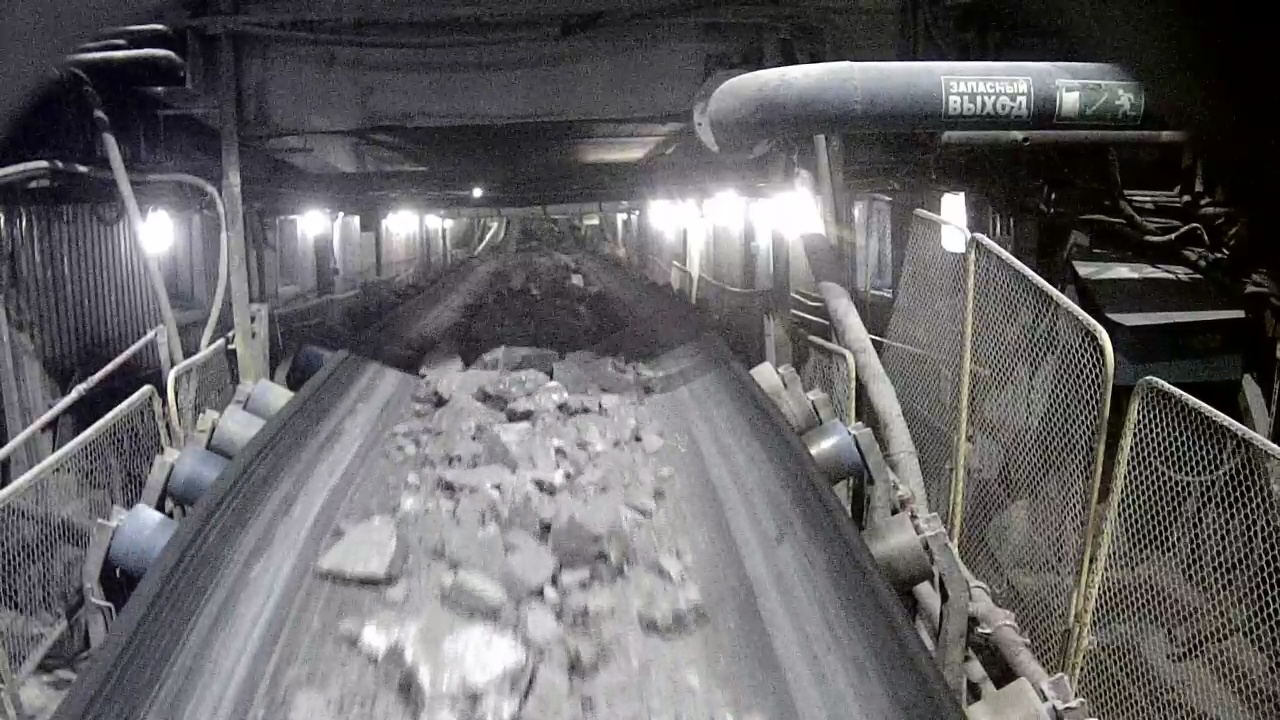
#> input picture images/grain.jpg, 1280 x 720 px, given in place of fulltest.mp4, which was not available
$ python main.py
#> lines starting #> are read from the running program, lines starting #| are printed output that depends on the picture; after the words box and inside, x2 and y2 are one past the last pixel; in counts of white or black regions, pixels touching at a corner belong together; pictures that were not available may be replaced by others from this repository, and a replacement may not be noted
import cv2
import sys
import numpy as np
from matplotlib import pyplot as plt
from scipy import ndimage
from skimage import io, color, measure
#
# img = cv2.imread('images/grain (2).jpg', 0)
#
# if img is None:
#     sys.exit("Could not read the image.")
#
#
# cv2.imshow('lol', rgb)
# cv2.waitKey(0)

pixels_to_mm = 2

cap = cv2.VideoCapture('videos/fulltest.mp4')

while True:
    success, imgorig = cap.read()
#> imgorig is the input picture: shape (720, 1280, 3); mean B, G, R 101.5, 99.3, 100.9
    img = cv2.cvtColor(imgorig, cv2.COLOR_BGR2GRAY)
    blur = cv2.GaussianBlur(img, (11,11), 0)
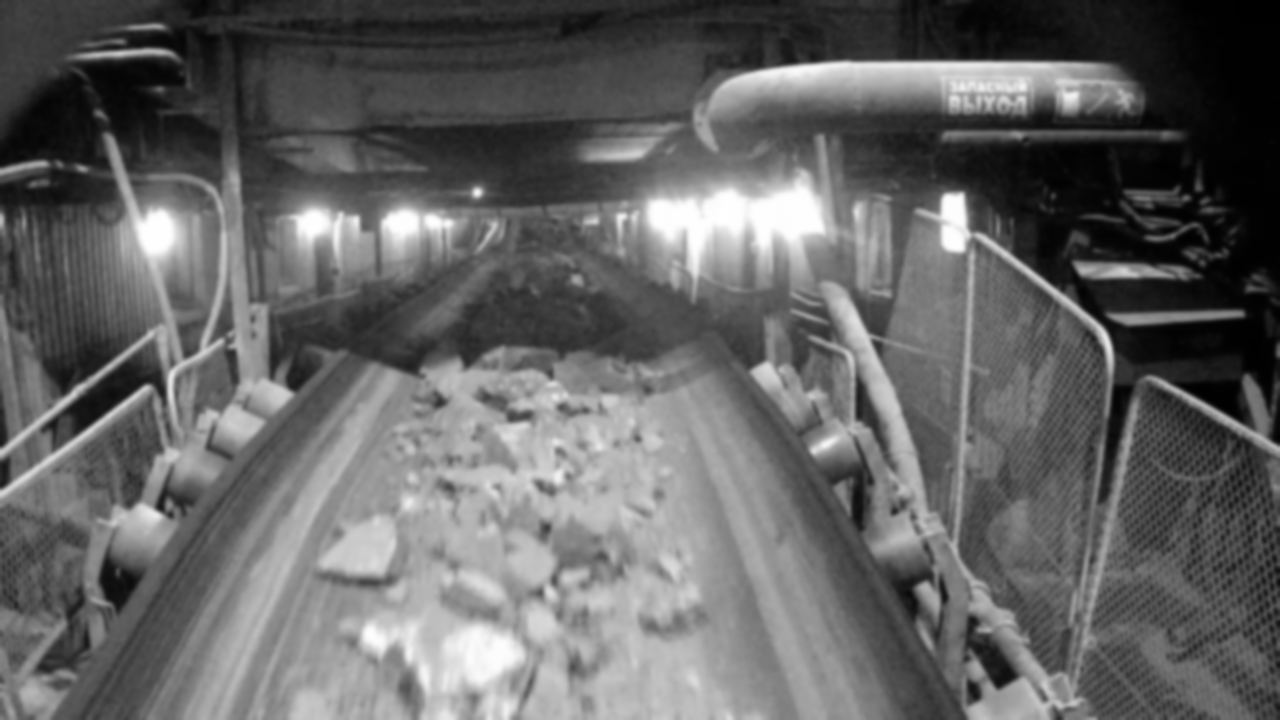
#> blur: shape (720, 1280); min 0, max 255, mean 100
    canny = cv2.Canny(blur, 2, 47, 3)
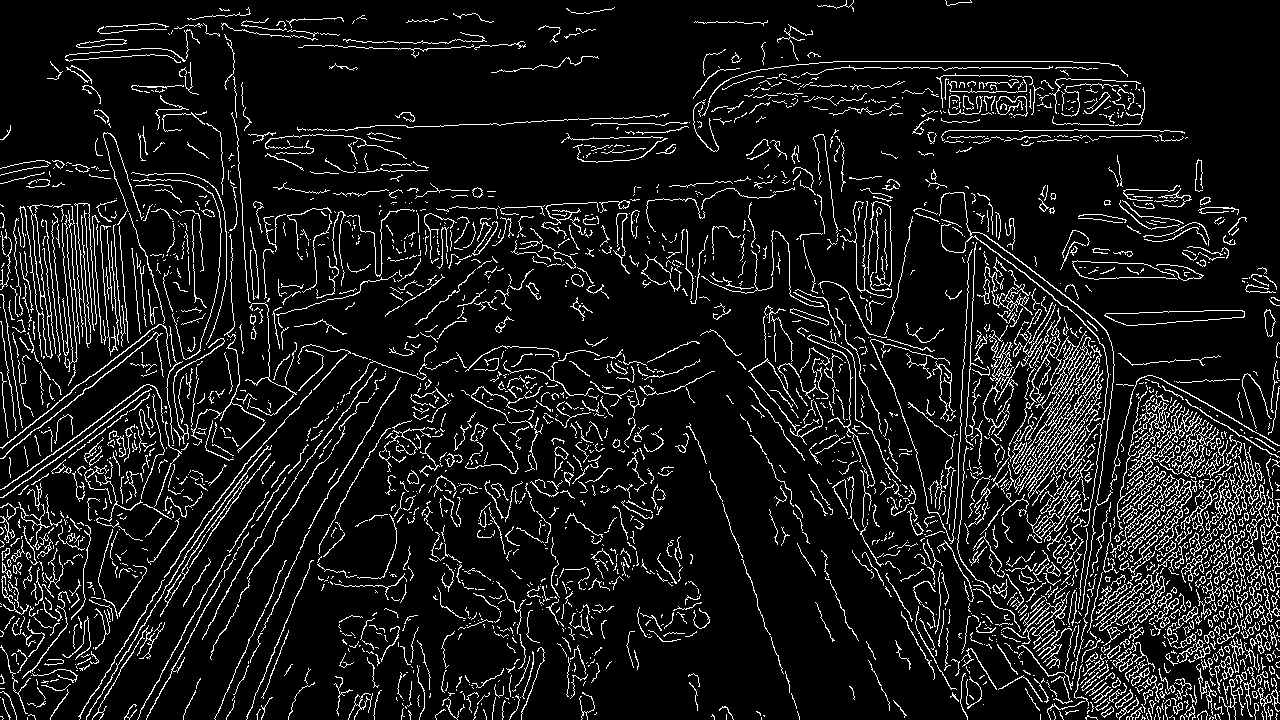
#> canny: shape (720, 1280); 9.6% white in thin lines or dots

    dilated = cv2.dilate(canny, (1, 1), iterations = 3)
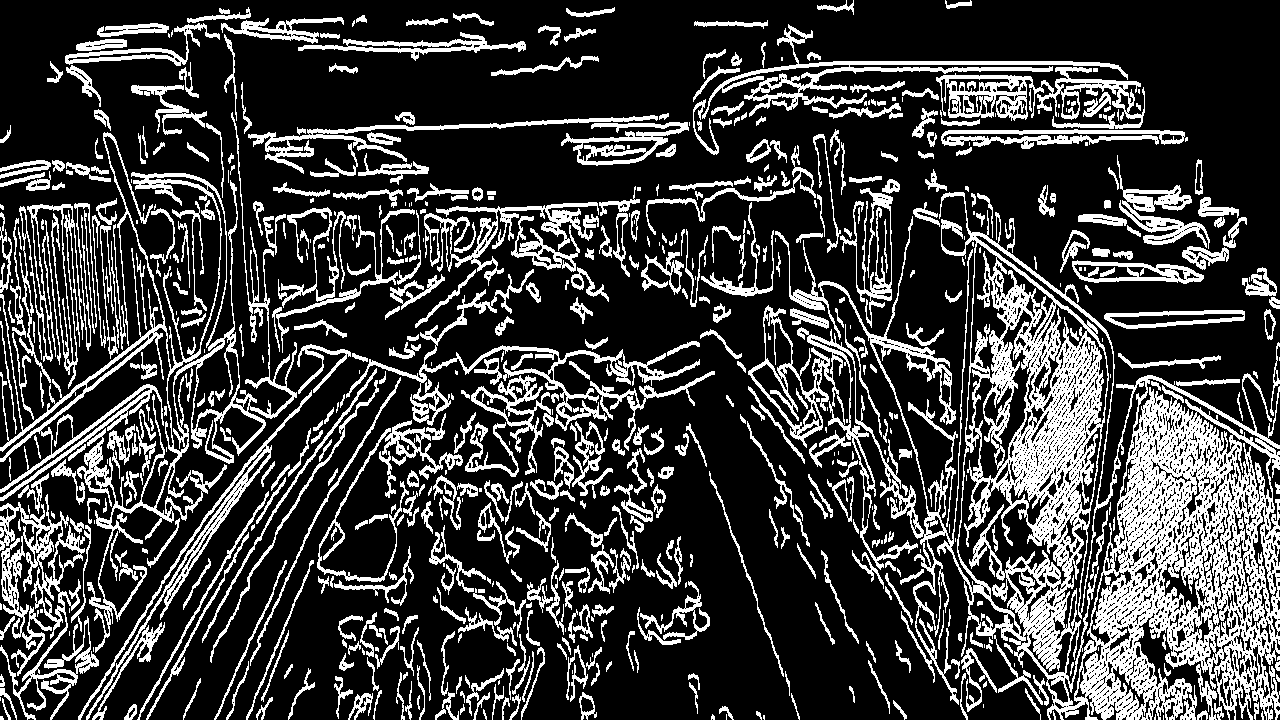
#> dilated: shape (720, 1280); 24.2% white; 708 white regions (176 under 20 px)

    (cnt, hierarchy) = cv2.findContours(dilated[550:,450:1150].copy(), cv2.RETR_EXTERNAL, cv2.CHAIN_APPROX_NONE)
#> cnt = 134 contours, 57 with area under 20; largest, box (x1, y1, x2, y2) and area: (499, 0, 700, 170) 18148, (451, 0, 509, 155) 1558, (190, 31, 260, 90) 628, (511, 98, 547, 162) 367, (23, 31, 76, 87) 304
    rgb = cv2.cvtColor(imgorig, cv2.COLOR_BGR2RGB)
    cv2.drawContours(rgb[550:,450:1150], cnt, -1, (0,0,255), 1)

    cv2.imshow('lol',rgb)
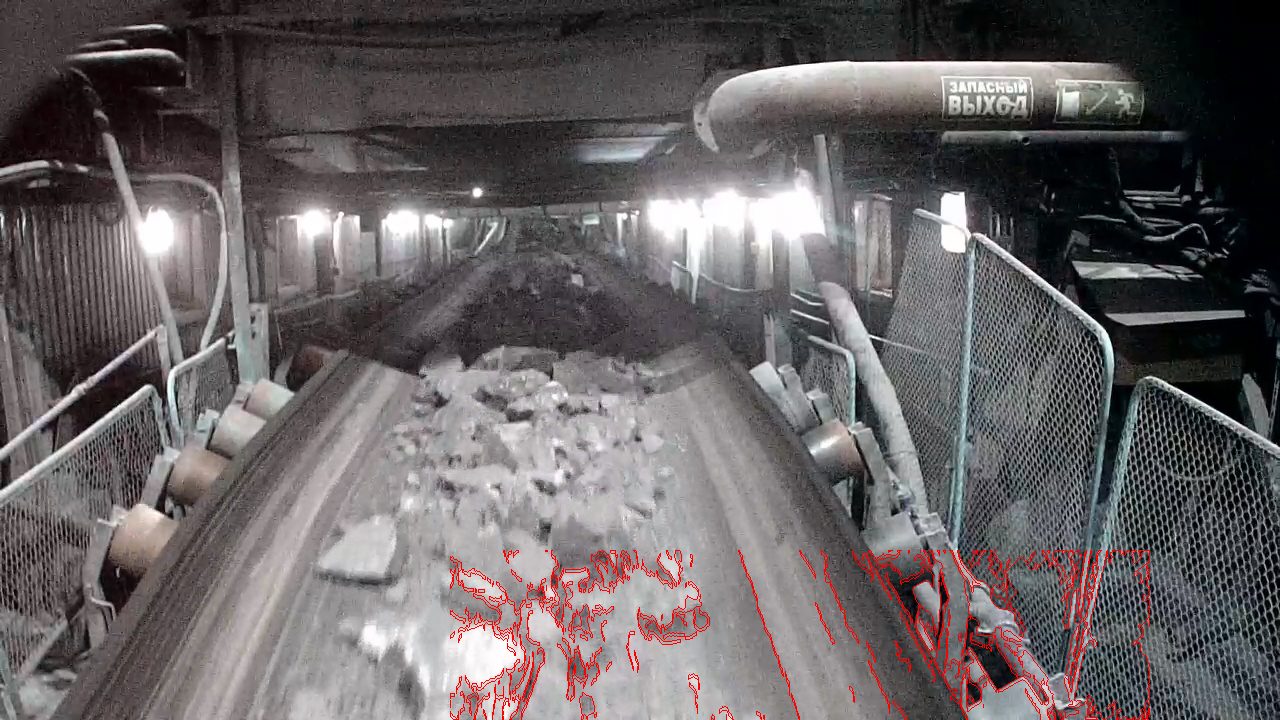
#> window 'lol': shape (720, 1280, 3); mean B, G, R 99.2, 97.6, 103.1
    #qcv2.waitKey(0)
    if cv2.waitKey(10) & 0xFF == ord('q'):
#> (key q is pressed here)
        break

# plt.hist(img.flat, bins=100, range=(0, 255))
# plt.show()
